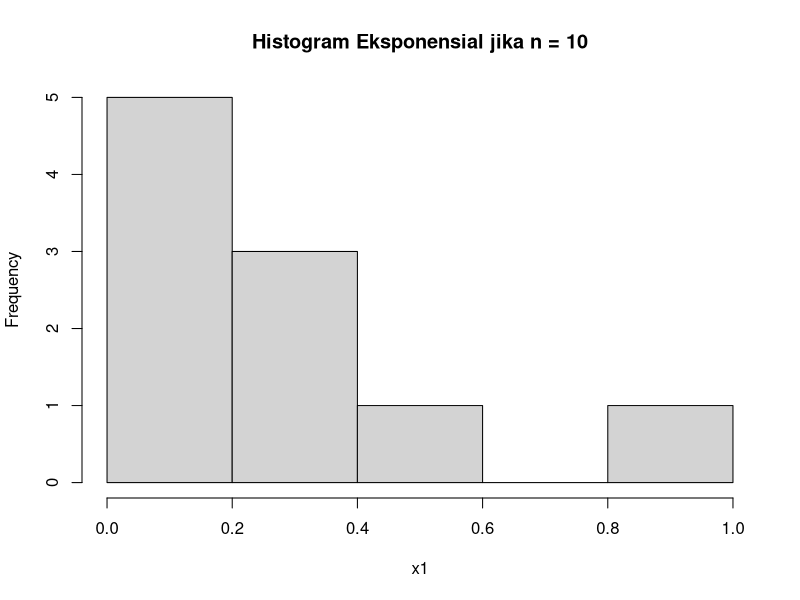
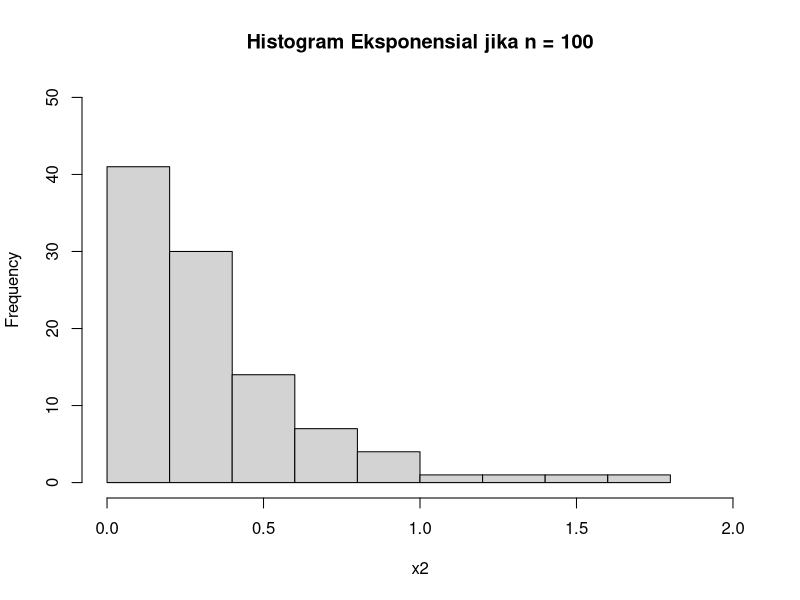
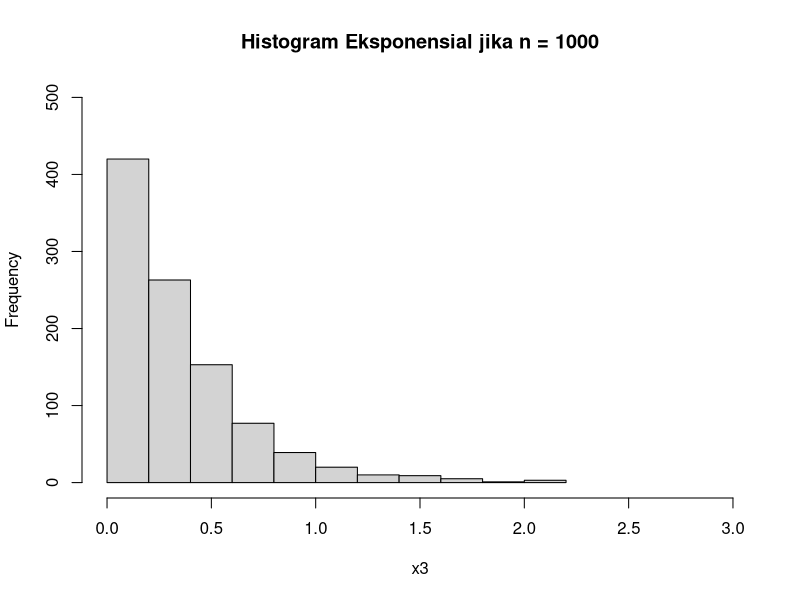
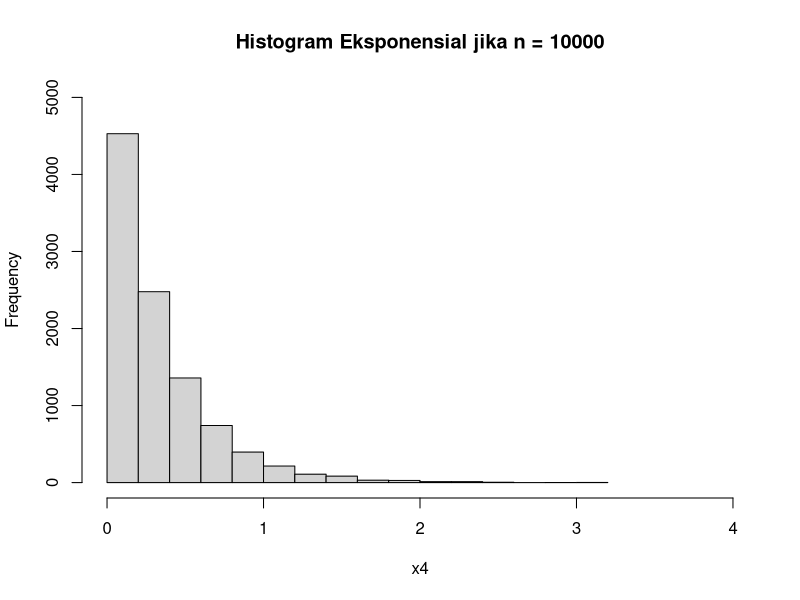

Generate these figures, in order, with R:
#Praktikum soal nomor 5

#diketahui nilai lambda = 3

#sub soal (a)
lambda = 3
#misalkan jika bilangan random sejumlah n=10
rexp(10,rate = lambda)

#sub soal (b)
#Histogram dari Distribusi Exponensial untuk 10, 100, 1000 dan 10000 bilangan random
#n = 10
set.seed(1)
x1 <- rexp(10,rate = lambda)
hist(x1,
     main = "Histogram Eksponensial jika n = 10")
#n = 100
set.seed(1)
x2 <- rexp(100,rate = lambda)
hist(x2,
     ylim = c(0,50),
     xlim = c(0,2),
     main = "Histogram Eksponensial jika n = 100")
#n=1000
set.seed(1)
x3 <- rexp(1000,rate = lambda)
hist(x3,
     ylim = c(0,500),
     xlim = c(0,3),
     main = "Histogram Eksponensial jika n = 1000")
#n=10000
set.seed(1)
x4 <- rexp(10000,rate = lambda)
hist(x4,
     ylim = c(0,5000),
     xlim = c(0,4),
     main = "Histogram Eksponensial jika n = 10000")

#sub soal (c)
#Nilai rataan
#dimana n =100 dan lambda = 3
n = 100
lamd = 3
data <- rexp(n, rate = lamd)
avg <- mean(data)
avg

#nilai varian
va <- var(data)
va